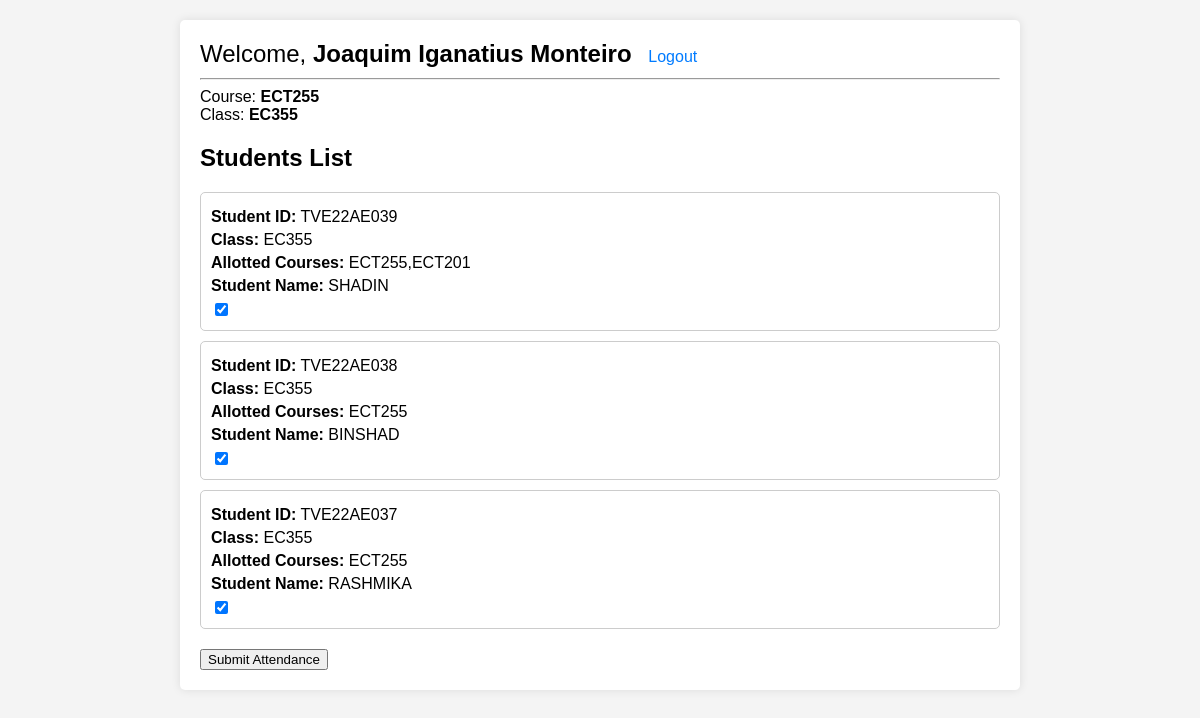
The app's page /faculty/index.php (signed in) with its own data.
### tables this page shows
CREATE TABLE `students` (
  `studentId` varchar(255) NOT NULL,
  `class` varchar(255) NOT NULL,
  `allottedCourses` varchar(255) NOT NULL,
  `studentName` varchar(255) NOT NULL,
  `password` varchar(255) NOT NULL,
  `totalavailableclasses` int(11) NOT NULL DEFAULT 0,
  `attendedclasses` int(11) NOT NULL DEFAULT 0
);

### faculty/index.php (the view, shortened to what this page needs)
<?php
include 'config.php';
$class = $_SESSION['class'];
$course = $_SESSION['course'];
$sql = "SELECT * FROM students WHERE class = ? AND FIND_IN_SET(?, allottedCourses)";
$stmt = $conn->prepare($sql);
$stmt->bind_param("ss", $class, $course);
$stmt->execute();
$result = $stmt->get_result();
$students = [];
while ($row = $result->fetch_assoc()) {
    $students[] = $row;
}
?>
<!DOCTYPE html>
<html lang="en">
<head>
</head>
<body>
    <div class="container">
        <div class="welcome-text">
            Welcome, <b><?php echo htmlspecialchars($_SESSION['faculty_name']); ?></b>
            <a href="logout.php" class="logout-link">Logout</a>
        </div>
        <hr>
        <div class="details">
            Course: <b><?php echo htmlspecialchars($_SESSION['course']); ?></b><br>
            Class: <b><?php echo htmlspecialchars($_SESSION['class']); ?></b>
        </div>
        <div class="student-list">
            <h2>Students List</h2>
            <form action="index.php" method="post" class="attendance-form">
                <?php foreach ($students as $student) { ?>
                    <div class="student-item">
                        <p><strong>Student ID:</strong> <?php echo htmlspecialchars($student['studentId']); ?></p>
                        <p><strong>Class:</strong> <?php echo htmlspecialchars($student['class']); ?></p>
                        <p><strong>Allotted Courses:</strong> <?php echo htmlspecialchars($student['allottedCourses']); ?></p>
                        <p><strong>Student Name:</strong> <?php echo htmlspecialchars($student['studentName']); ?></p>
                        <input type="checkbox" id="attendance_<?php echo $student['studentId']; ?>" name="attendance[]" value="<?php echo $student['studentId']; ?>" checked>
                    </div>
                <?php } ?>
                <button type="submit" class="submit-btn btn btn-primary">Submit Attendance</button>
            </form>
        </div>
    </div>
</body>
</html>

### faculty/index.php (style rules this page uses)
body { font-family: Arial, sans-serif; background-color: #f4f4f4; margin: 0; padding: 0; }
.container { max-width: 800px; margin: 20px auto; padding: 20px; background-color: #fff; border-radius: 5px; box-shadow: 0 0 10px rgba(0, 0, 0, 0.1); }
.welcome-text { font-size: 1.5rem; margin-bottom: 10px; }
.logout-link { margin-left: 10px; font-size: 1rem; text-decoration: none; color: #007bff; }
.student-list { margin-top: 20px; }
.student-item { border: 1px solid #ccc; border-radius: 5px; padding: 10px; margin-bottom: 10px; }
.student-item p { margin: 5px 0; }
.attendance-form { margin-top: 20px; }
.submit-btn { margin-top: 10px; }

### records on screen
students: studentId "TVE22AE039", class "EC355", allottedCourses "ECT255,ECT201", studentName "SHADIN"
students: studentId "TVE22AE038", class "EC355", allottedCourses "ECT255", studentName "BINSHAD"
students: studentId "TVE22AE037", class "EC355", allottedCourses "ECT255", studentName "RASHMIKA"

### other values on screen
$_SESSION['faculty_name'] "Joaquim Iganatius Monteiro"
$_SESSION['course'] "ECT255"
$_SESSION['class'] "EC355"
